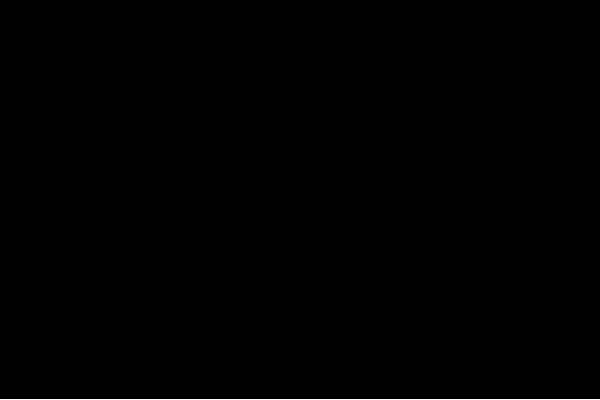
Frame 1 (no input)
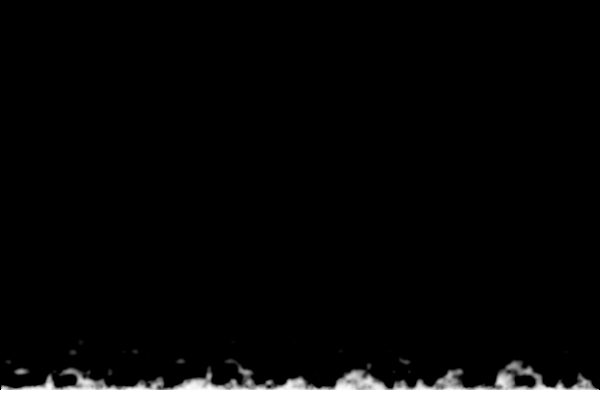
Frame 60 (the mouse pressed at the canvas centre just before this capture)
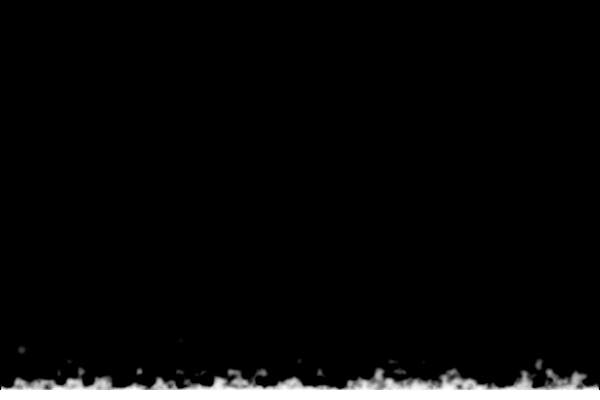
Frame 120 (the mouse held since frame 60 and released just before this capture)

The Processing sketch that drew these frames (run headless with seeded random() and noise(); from frame 60 on, the mouse is pressed at the canvas centre):

// Processing sketch: flames
// ── flames.pde
PImage buffer1;
PImage buffer2;
PImage cooling;

float ystart = 0.0;

void setup() {
  size(600, 400);
  buffer1 = createImage(width, height, RGB);
  buffer2 = createImage(width, height, RGB);
  cooling = createImage(width, height, RGB);

  buffer1.loadPixels();
  for (int x = 0; x < width; x++) {
    int index = x + (height - 1) * width;
    buffer1.pixels[index] = color(255);
  }
  buffer1.updatePixels();
}


void draw() {
  
  cool();

  buffer1.loadPixels();
  buffer1.loadPixels();
  for (int i = 1; i < width-1; i++) {
    for (int j = 1; j < height-1; j++) {
      int index0 = (i) + (j-1) * width;

      int index1 = (i+1) + (j) * width;
      int index2 = (i-1) + (j) * width;
      int index3 = (i)   + (j+1) * width;
      int index4 = (i)   + (j-1) * width;

      color c1 = buffer1.pixels[index1];
      color c2 = buffer1.pixels[index2];
      color c3 = buffer1.pixels[index3];
      color c4 = buffer1.pixels[index4];

      color c5 = cooling.pixels[index0];
      float newC = brightness(c1) + brightness(c2)+ brightness(c3) + brightness(c4);
      newC = newC * 0.25 - brightness(c5);
      
      buffer2.pixels[index0] = color(newC);
    }
  }
  buffer2.updatePixels();

  fire(10);

  PImage temp = buffer1;
  buffer1 = buffer2;
  buffer2 = temp;

  image(buffer2, 0, 0);
  //image(cooling, 0, 0);
}

void fire(int rows) {
  buffer2.loadPixels();
  for (int i = 0; i < width; i++) {
    for (int j = 0; j < rows; j++) {
      int y = height - (j + 1);
      int index = i + y * width; 
      buffer2.pixels[index] = color(255);
    }
  }
  buffer2.updatePixels();
}


void cool() {
  cooling.loadPixels();
  float xoff = 0.0; 
  float increment = 0.1;
  for (int x = 0; x < width; x++) {
    xoff += increment; 
    float yoff = ystart; 
    for (int y = 0; y < height; y++) {
      yoff += increment; 

      float n = noise(xoff, yoff);     
      float bright = pow(n, 3) * 255;

   
      cooling.pixels[x+y*width] = color(bright);
    }
  }

  cooling.updatePixels();
  ystart += increment;
}
